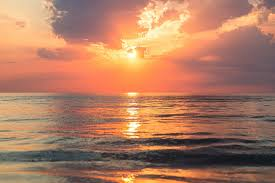
#> input picture beach.jfif, 275 x 183 px
$ python Mouse_painting_excercise.py
#> lines starting #> are read from the running program, lines starting #| are printed output that depends on the picture
# -*- coding: utf-8 -*-
"""
Created on Sun Mar 15 21:13:23 2020

@author: vijay chauhan

Mouse as a point brush
"""

import numpy as np

import cv2 as cv

cv.namedWindow('frame',cv.WINDOW_NORMAL)
cv.resizeWindow('frame',500,500)
img2=np.ones((300,300,3),np.uint16)
cv.imshow('frame2',img2)
img=cv.imread('beach.jfif')
#> img is the input picture: shape (183, 275, 3); mean B, G, R 97.5, 124.3, 175.8

def nothing(x):
    x=2
cv.createTrackbar('red','frame',0,255,nothing)

while(1):
    cv.imshow('frame',img)
    r=cv.getTrackbarPos('red','frame')
    img[:,:,2]=r
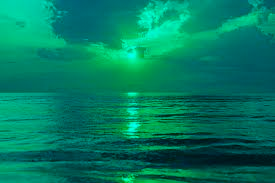
#> img: shape (183, 275, 3); mean B, G, R 97.5, 124.3, 0

    k=cv.waitKey(1) & 0xFF
#> (key Esc is pressed here)
    if k==27:
        break
cv.destroyAllWindows()

$ run again, with 275_2.jfif copied over beach.jfif
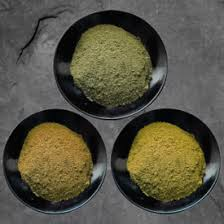
#> input picture 275_2.jfif, 224 x 224 px
#> img is the input picture: shape (224, 224, 3); mean B, G, R 67.6, 83.5, 86.8
#> `img[:,:,2]=r`:
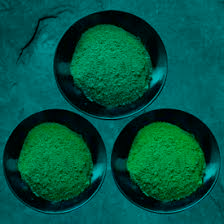
#> img: shape (224, 224, 3); mean B, G, R 67.6, 83.5, 0

$ run again, with forest.jfif copied over beach.jfif
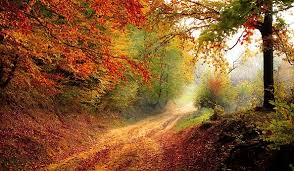
#> input picture forest.jfif, 294 x 171 px
#> img is the input picture: shape (171, 294, 3); mean B, G, R 48.9, 88.7, 134.1
#> `img[:,:,2]=r`:
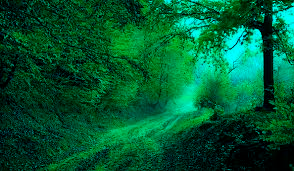
#> img: shape (171, 294, 3); mean B, G, R 48.9, 88.7, 0
